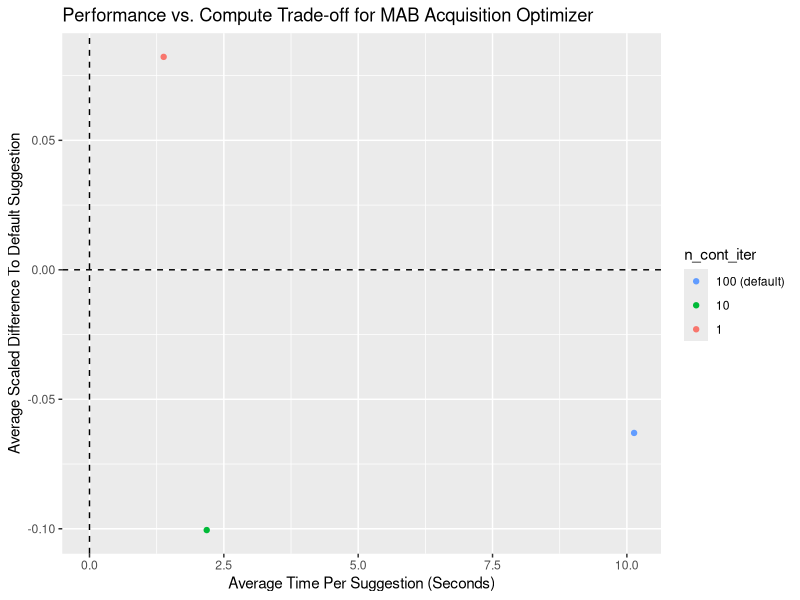
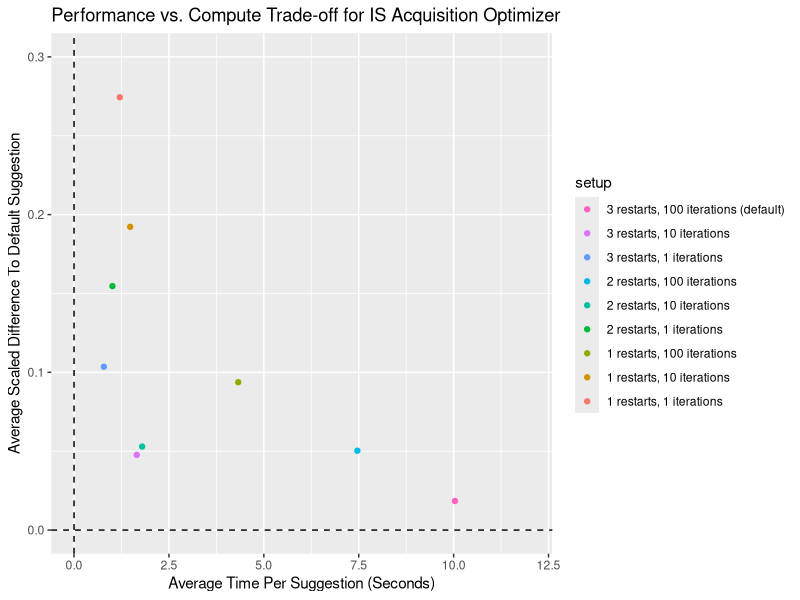
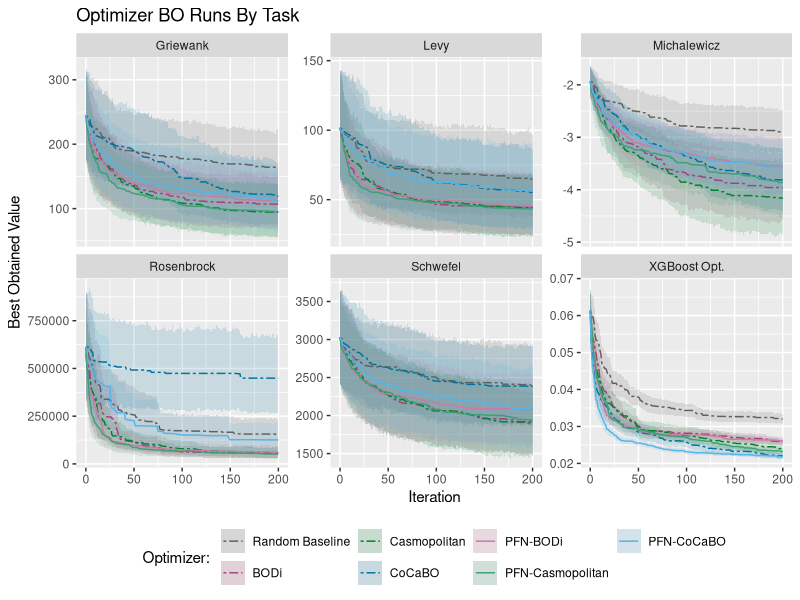
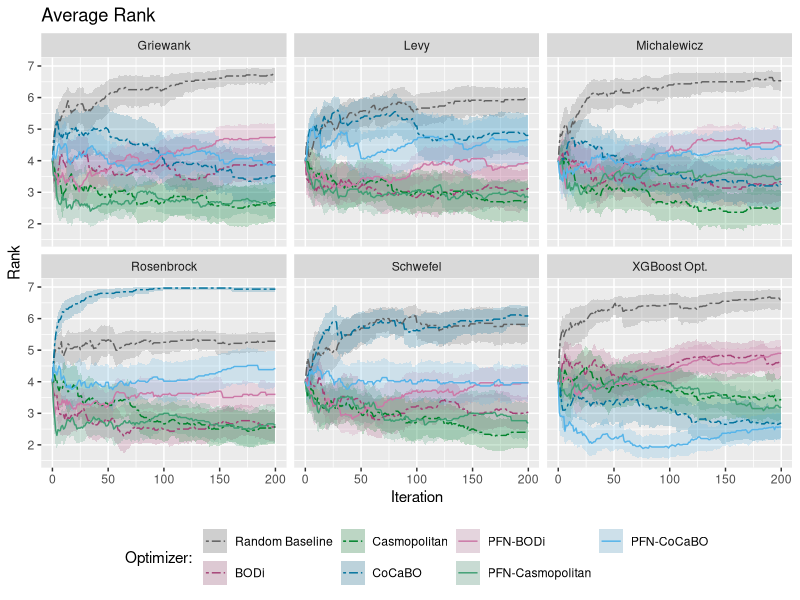

Source code (R) for these figures, in order:
## ---- chunk 1
library(ggplot2)
library(dplyr)
library(cowplot)
data <- read.csv("../data_for_thesis_figures/acq_optim_test_mab.csv") 

ggplot(data, aes(x=mean_time, y=mean_diff, color=n_cont_iter)) +
  geom_point() +
  labs(title = 'Performance vs. Compute Trade-off for MAB Acquisition Optimizer', 
       x ="Average Time Per Suggestion (Seconds)", y = "Average Scaled Difference To Default Suggestion") + 
  guides(color = guide_legend(reverse = TRUE)) +
  geom_hline(yintercept = 0, linetype = "dashed", color = "black") +
  geom_vline(xintercept = 0, linetype = "dashed", color = "black")

## ---- chunk 2
library(ggplot2)
library(dplyr)
library(cowplot)
data <- read.csv("../data_for_thesis_figures/acq_optim_test_is.csv") 

ggplot(data, aes(x=mean_time, y=mean_diff, color=setup)) +
  geom_point() +
  xlim(0, 12) +
  ylim(0, 0.3) +
  labs(title = 'Performance vs. Compute Trade-off for IS Acquisition Optimizer', 
       x ="Average Time Per Suggestion (Seconds)", y = "Average Scaled Difference To Default Suggestion") + 
  guides(color = guide_legend(reverse = TRUE)) +
  geom_hline(yintercept = 0, linetype = "dashed", color = "black") +
  geom_vline(xintercept = 0, linetype = "dashed", color = "black")

## ---- chunk 3
library(ggplot2)
library(dplyr)
library(cowplot)

colors <- c("#606060", "#a54176", "#00832c", "#00729c","#CC79A7", "#3f9f74", "#56B4E9", "#8f00ff")
 
data <- read.csv("../data_for_thesis_figures/BO_trajectories.csv") %>%
  mutate(task = case_when(
    grepl("All Tasks", task) ~ "All Tasks",
    grepl("griewank", task) ~ "Griewank",
    grepl("levy", task) ~ "Levy",
    grepl("rosenbrock", task) ~ "Rosenbrock",
    grepl("schwefel", task) ~ "Schwefel",
    grepl("michalewicz", task) ~ "Michalewicz",
    grepl("xgboost_opt", task) ~ "XGBoost Opt.")) %>%
  filter(optimizer != "PFN-Mixed")

data$optimizer <- factor(data$optimizer, levels = c("Random Baseline",
                                                             "BODi",
                                                             "Casmopolitan",
                                                             "CoCaBO",
                                                             "PFN-BODi",
                                                             "PFN-Casmopolitan",
                                                             "PFN-CoCaBO",
                                                              "PFN-Mixed"))

ggplot(data, aes(x = iteration, y = best_y, color=optimizer, linetype=optimizer)) +
  #geom_errorbar(aes(ymin=lb, ymax=ub), width=1) +
  geom_ribbon(aes(ymin=lb, ymax=ub, fill=optimizer), 
               alpha = 0.15, size=0) +
  geom_line() +
  labs(title = 'Optimizer BO Runs By Task', 
       x = "Iteration", y = "Best Obtained Value") + 
  labs(color = "Optimizer: ", fill = 'Optimizer: ', linetype='Optimizer: ')+
  facet_wrap(vars(task), ncol=3, scales = "free_y") +
  theme(legend.position = "bottom", legend.box = "horizontal") +
  scale_linetype_manual(values = c(6,6,6,6,1,1,1,1)) +
  scale_color_manual(values=colors) +
  scale_fill_manual(values=colors) 

## ---- chunk 4
library(ggplot2)
library(dplyr)
library(cowplot)
 
data <- read.csv("../data_for_thesis_figures/BO_ranking_all_tasks.csv") %>%
  filter(task != 'All Tasks') %>%
  mutate(task = case_when(
    grepl("All Tasks", task) ~ "All Tasks",
    grepl("griewank", task) ~ "Griewank",
    grepl("levy", task) ~ "Levy",
    grepl("rosenbrock", task) ~ "Rosenbrock",
    grepl("schwefel", task) ~ "Schwefel",
    grepl("michalewicz", task) ~ "Michalewicz",
    grepl("xgboost_opt", task) ~ "XGBoost Opt.")) %>%
  filter(optimizer != "PFN-Mixed")

data$optimizer <- factor(data$optimizer, levels = c("Random Baseline",
                                                             "BODi",
                                                             "Casmopolitan",
                                                             "CoCaBO",
                                                             "PFN-BODi",
                                                             "PFN-Casmopolitan",
                                                             "PFN-CoCaBO"))


ggplot(data, aes(x = iteration, y = mean_rank, color=optimizer, linetype=optimizer)) +
  #geom_errorbar(aes(ymin=lb, ymax=ub), width=1) +
  geom_ribbon(aes(ymin=lb, ymax=ub, fill=optimizer), 
               alpha = 0.2, size=0) +
  geom_line() +
  labs(title = 'Average Rank', 
       x = "Iteration", y = "Rank") + 
  labs(color = "Optimizer: ", fill = 'Optimizer: ', linetype='Optimizer: ')+
  facet_wrap(vars(task), ncol=3) +
  theme(legend.position = "bottom", legend.box = "horizontal") +
  scale_linetype_manual(values = c(6,6,6,6,1,1,1)) +
  scale_color_manual(values=colors) +
  scale_fill_manual(values=colors) 

